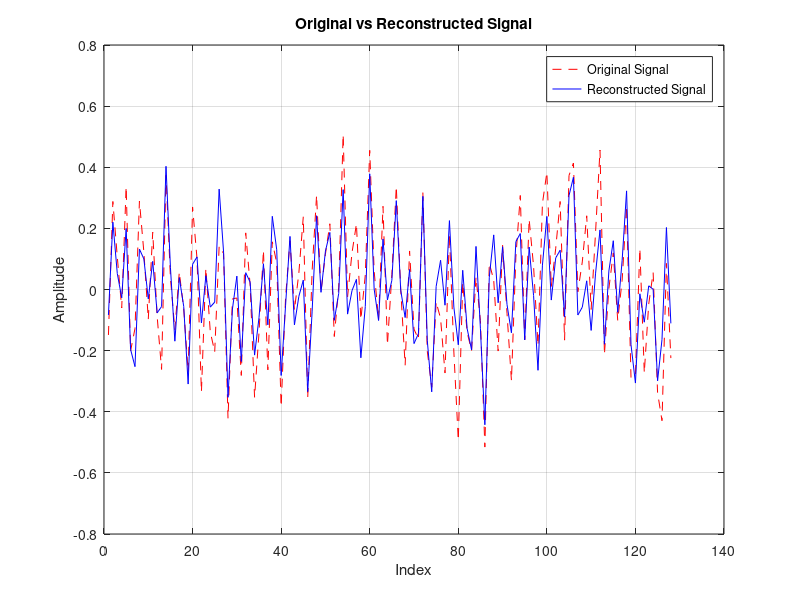

This chart was generated by the following MATLAB code:
clc; clear; close all;

n = 128;          
m = 32;           
K = 5;            
alpha = 0.05;      
i = 50;      

z_true = zeros(n,1);
idx = randperm(n, K);
z_true(idx) = randn(K,1);

Psi = idct(eye(n));         
x = Psi * z_true;   % real signal

% Gaussian noise
snr = 10; 
s_p = norm(x)^2 / m;
n_p = s_p / (10^(snr/10));
noise = sqrt(n_p) * randn(m, 1);

Phi = randn(m,n);
Phi = Phi ./ vecnorm(Phi')'; 
%y = Phi * x;  
y = Phi * x + noise;

theta = Phi * Psi;            

% Coordinate Descent Algorithm
z = zeros(n,1);
B = theta' * y;
S = eye(n) - theta' * theta;

for t = 1:i
    z_bar = sign(B) .* max(abs(B) - alpha, 0); 
    [~, k] = max(abs(z - z_bar));              

    delta = z_bar(k) - z(k);
    B = B + S(:,k) * delta;
    z(k) = z_bar(k);
end

x_rec = Psi * z;    % recovered ignal

figure;
plot(x, 'r--'); hold on;
plot(x_rec, 'b-');
legend('Original Signal', 'Reconstructed Signal');
title('Original vs Reconstructed Signal');
xlabel('Index');
ylabel('Amplitude');
grid on;


